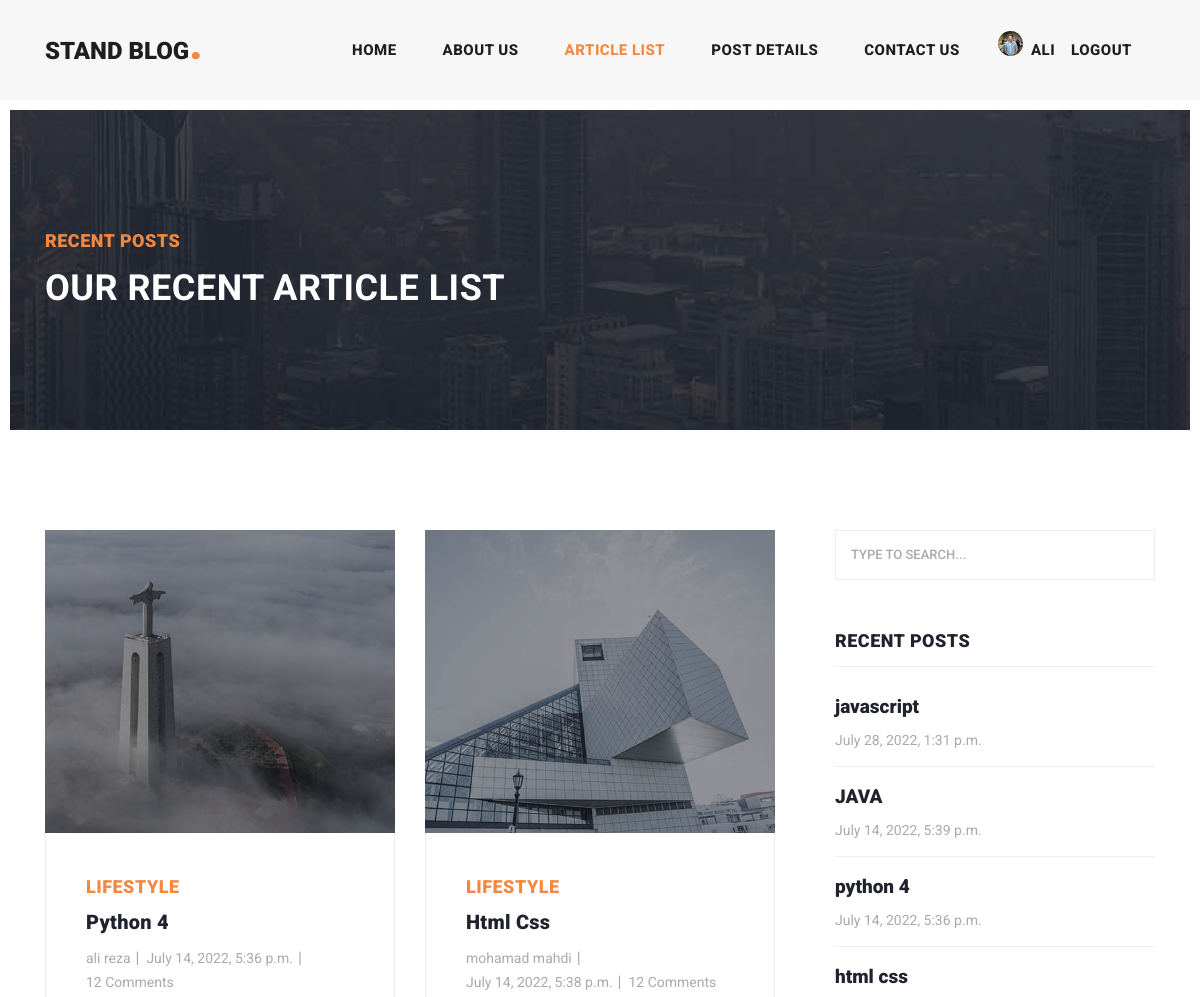
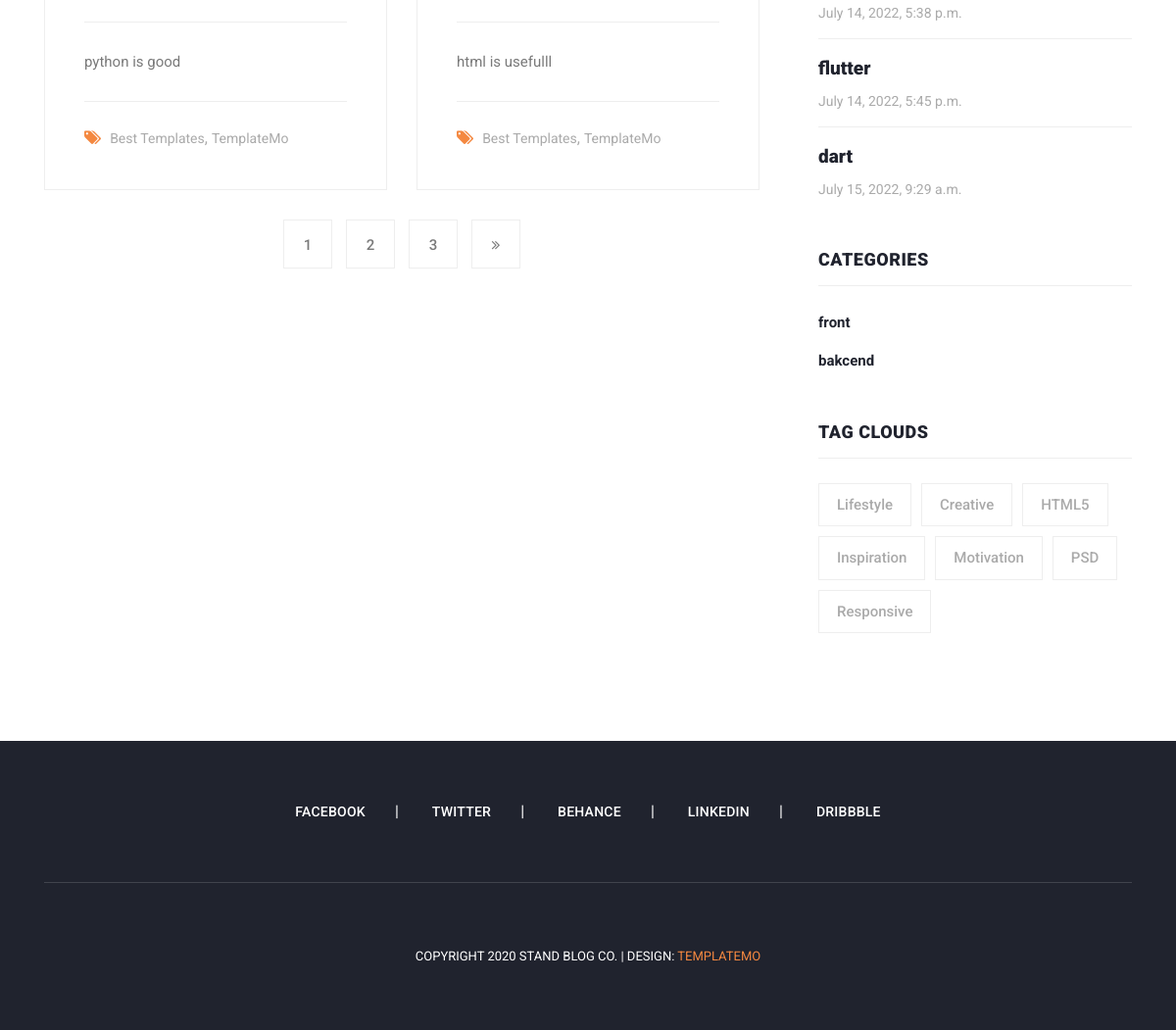
The page /list (signed in) on the database its author committed (2 pictures, top to bottom).
### accounts_app/models.py (models this page shows, shortened)
class Profile(models.Model):
    user=models.OneToOneField(User,on_delete=models.CASCADE)
    user_code=models.IntegerField()
    image=models.ImageField(upload_to='profile/image',blank=True,null=True)

### Maqalat_app/models.py (models this page shows, shortened)
class Article(models.Model):
    author=models.ForeignKey(User,on_delete=models.CASCADE)
    category=models.ManyToManyField(Category,related_name='articles')
    title=models.CharField(max_length=50)
    body=models.TextField()
    image=models.ImageField(upload_to='images/articl')
    created=models.DateTimeField(auto_now_add=True)
    updated=models.DateTimeField(auto_now=True)
    slug=models.SlugField(unique=True,blank=True)
    def get_absolute_ulr(self):
        return reverse('Maqalat:detail',kwargs={'slug':self.slug})

class Category(models.Model):
    title=models.CharField(max_length=30,unique=True)
    created=models.DateTimeField(auto_now_add=True)

### Maqalat_app/views.py (the view)
# urls.py: path('list',views.post_list,name='Article List'),
def post_list(request):
     article=Article.objects.all()
     paginator=Paginator(article,2)
     page_number=request.GET.get('page')
     article_list=paginator.get_page(page_number)
     return render(request,'Maqalat_app/post_list.html',{'articles':article_list})

### context_processors/context_processors.py (called while the page is built)
def recent_post(request):
    recent_post = Article.objects.order_by('-updated', '-created')
    return {'recent_post':recent_post}

def category(request):
    category=Category.objects.all()
    return {'category':category}

### Maqalat_app/templates/Maqalat_app/post_list.html (shortened to what this page needs)
{% extends 'base.html' %}
{% load static %}
{% block content %}
    <div class="heading-page header-text">
        <section class="page-heading">
            <div class="container">
                <div class="row">
                    <div class="col-lg-12">
                        <div class="text-content">
                            <h4>Recent Posts</h4>
                            <h2>Our Recent Article List</h2>
                        </div>
                    </div>
                </div>
            </div>
        </section>
    </div>
    <section class="blog-posts grid-system">
        <div class="container">
            <div class="row">
                <div class="col-lg-8">
                    <div class="all-blog-posts">
                        <div class="row">
                            {% for item in articles %}
                                <div class="col-lg-6">
                                    <div class="blog-post">
                                        <div class="blog-thumb">
                                            <img src="{{ item.image.url }}" alt="">
                                        </div>
                                        <div class="down-content">
                                            <span>Lifestyle</span>
                                            <a href="{{ item.get_absolute_ulr }}"><h4>{{ item.title }}</h4></a>
                                            <ul class="post-info">
                                                <li><a href="#">{{ item.author.get_full_name }}</a></li>
                                                <li><a href="#">{{ item.created }}</a></li>
                                                <li><a href="#">12 Comments</a></li>
                                            </ul>
                                            <p>{{ item.body }}</p>
                                            <div class="post-options">
                                                <div class="row">
                                                    <div class="col-lg-12">
                                                        <ul class="post-tags">
                                                            <li><i class="fa fa-tags"></i></li>
                                                            <li><a href="#">Best Templates</a>,</li>
                                                            <li><a href="#">TemplateMo</a></li>
                                                        </ul>
                                                    </div>
                                                </div>
                                            </div>
                                        </div>
                                    </div>
                                </div>
                            {% endfor %}
                            {% if articles.has_other_pages %}
                                <div class="col-lg-12">
                                    <ul class="page-numbers">
                                        {% for i in articles.paginator.page_range %}
                                            {% if article.number == i %}
                                                <li class="active"><a href="?page={{ i }}{% if request.Get.q %}&q={{ request.Get.q }}{% endif %}">{{ i }}</a></li>
                                            {% else %}
                                                <li><a href="?page={{ i }}">{{ i }}</a></li>
                                            {% endif %}
                                        {% endfor %}
                                        {% if articles.has_next %}
                                            <li><a href="?page={{ articles.next_page_number }}{% if request.Get.q %}&q={{ request.Get.q }}{% endif %}"><i
                                                    class="fa fa-angle-double-right"></i></a></li>
                                        {% endif %}
                                    </ul>
                                </div>
                            {% endif %}
                        </div>
                    </div>
                </div>
                {% include 'include/sidebar.html' %}
            </div>
        </div>
    </section>
{% endblock %}

### templates/include/header.html (shortened to what this page needs)
{% load static %}
<header class="">
    <nav class="navbar navbar-expand-lg">
        <div class="container">
            <a class="navbar-brand" href="home.html"><h2>Stand Blog<em>.</em></h2></a>
            <div class="collapse navbar-collapse" id="navbarResponsive">
                <ul class="navbar-nav ml-auto">
                    <li class="nav-item {% if request.resolver_match.url_name == 'home' %} active {% endif %}">
                        <a class="nav-link" href="{% url 'home:home' %}">Home
                        </a>
                    </li>
                    <li class="nav-item">
                        <a class="nav-link" href="#">About Us</a>
                    </li>
                    <li class="nav-item {% if request.resolver_match.url_name == 'Article List' %} active  {% endif %}">
                        <a class="nav-link" href="{% url 'Maqalat:Article List' %}">Article List</a>
                    </li>
                    <li class="nav-item">
                        <a class="nav-link" href="">Post Details</a>
                    </li>
                    <li class="nav-item">
                        <a class="nav-link" href="{% url 'Maqalat:contact_us' %}">Contact Us</a>
                    </li>
                    <li class="nav-item">
                        {% if request.user.is_authenticated %}
                            <div class="d-flex">
                                {% if request.user.firt_name %}
                                    <img src="{{ user.profile.image.url }}" width="25px" height="25px"
                                         style="border-radius: 100%">
                                    <a class="nav-link" href="">{{ request.user.first_name }}</a>
                                {% else %}
                                    <img src="{{ user.profile.image.url }}" width="25px" height="25px"
                                         style="border-radius: 100%">
                                    <a class="nav-link" href=' '>{{ request.user.username }}</a>
                                {% endif %}
                                <a class="nav-link" href=' {% url "account:logout" %} '>logout</a>
                            </div>
                        {% else %}
                            <div class="d-flex">
                                <a class="nav-link" href=' {% url "account:login" %} '>login</a><span
                                    class="mt-2">/</span>
                                <a class="nav-link" href='{% url 'account:register' %} '>register</a>
                            </div>
                        {% endif %}
                    </li>
                </ul>
            </div>
        </div>
    </nav>
</header>

### templates/include/sidebar.html
  <div class="col-lg-4">
                <div class="sidebar">
                    <div class="row">
                        <div class="col-lg-12">
                            <div class="sidebar-item search">
                                <form id="search_form" name="gs" method="GET" action="{% url 'Maqalat:article_search' %}">
                                    <input type="text" name="q" class="searchText" placeholder="type to search..."
                                           autocomplete="on">
                                </form>
                            </div>
                        </div>
                        <div class="col-lg-12">
                            <div class="sidebar-item recent-posts">
                                <div class="sidebar-heading">
                                    <h2>Recent Posts</h2>
                                </div>
                                <div class="content">
                                    <ul>
                                       {% for item in recent_post %}
                                        <li><a href="{{ item.get_absolute_ulr }}">
                                            <h5>{{ item.title }}</h5>
                                            <span>{{ item.created }}</span>
                                        </a></li>
                                       {% endfor %}
                                    </ul>
                                </div>
                            </div>
                        </div>
                        <div class="col-lg-12">
                            <div class="sidebar-item categories">
                                <div class="sidebar-heading">
                                    <h2>Categories</h2>
                                </div>
                                <div class="content">
                                    <ul>
                                       {% for cat in category  %}
                                            <li><a href="{% url 'Maqalat:category_list' cat.id %}">{{ cat.title }}</a></li>
                                       {% endfor %}
                                    </ul>
                                </div>
                            </div>
                        </div>
                        <div class="col-lg-12">
                            <div class="sidebar-item tags">
                                <div class="sidebar-heading">
                                    <h2>Tag Clouds</h2>
                                </div>
                                <div class="content">
                                    <ul>
                                        <li><a href="#">Lifestyle</a></li>
                                        <li><a href="#">Creative</a></li>
                                        <li><a href="#">HTML5</a></li>
                                        <li><a href="#">Inspiration</a></li>
                                        <li><a href="#">Motivation</a></li>
                                        <li><a href="#">PSD</a></li>
                                        <li><a href="#">Responsive</a></li>
                                    </ul>
                                </div>
                            </div>
                        </div>
                    </div>
                </div>
            </div>

### rows shown on the page
Article: image (picture), title "Python 4", author.get_full_name "ali reza", created "July 14, 2022, 5:36 p.m.", body "python is good", title "python 4"
Article: image (picture), title "Html Css", author.get_full_name "mohamad mahdi", created "July 14, 2022, 5:38 p.m.", body "html is usefulll", title "html css"
Article: title "javascript", created "July 28, 2022, 1:31 p.m."
Article: title "JAVA", created "July 14, 2022, 5:39 p.m."
Article: title "flutter", created "July 14, 2022, 5:45 p.m."
Article: title "dart", created "July 15, 2022, 9:29 a.m."
Category: title "front"
Category: title "bakcend"

### other values the page prints
{{ request.user.username }} "ALI"
{{ i }} "1" "2" "3"
